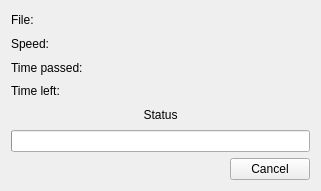
<?xml version="1.0" encoding="UTF-8"?>
<ui version="4.0">
 <class>ProgressWindow</class>
 <widget class="QWidget" name="ProgressWindow">
  <property name="geometry">
   <rect>
    <x>0</x>
    <y>0</y>
    <width>321</width>
    <height>191</height>
   </rect>
  </property>
  <property name="windowTitle">
   <string>Form</string>
  </property>
  <layout class="QGridLayout" name="gridLayout">
   <item row="0" column="0" colspan="2">
    <widget class="QLabel" name="label_file">
     <property name="text">
      <string>File:</string>
     </property>
    </widget>
   </item>
   <item row="1" column="0" colspan="2">
    <widget class="QLabel" name="label_speed">
     <property name="text">
      <string>Spееd:</string>
     </property>
    </widget>
   </item>
   <item row="3" column="0" colspan="2">
    <widget class="QLabel" name="label_time_left">
     <property name="text">
      <string>Time left:</string>
     </property>
    </widget>
   </item>
   <item row="4" column="0" colspan="2">
    <widget class="QLabel" name="label_status">
     <property name="text">
      <string>Status</string>
     </property>
     <property name="alignment">
      <set>Qt::AlignCenter</set>
     </property>
    </widget>
   </item>
   <item row="5" column="0" colspan="2">
    <widget class="QProgressBar" name="progressBar">
     <property name="value">
      <number>0</number>
     </property>
     <property name="format">
      <string/>
     </property>
    </widget>
   </item>
   <item row="6" column="0">
    <spacer name="horizontalSpacer">
     <property name="orientation">
      <enum>Qt::Horizontal</enum>
     </property>
     <property name="sizeHint" stdset="0">
      <size>
       <width>40</width>
       <height>20</height>
      </size>
     </property>
    </spacer>
   </item>
   <item row="6" column="1">
    <widget class="QPushButton" name="pushButton">
     <property name="text">
      <string>Cancel</string>
     </property>
    </widget>
   </item>
   <item row="2" column="0" colspan="2">
    <widget class="QLabel" name="label_time_passed">
     <property name="text">
      <string>Time passed:</string>
     </property>
    </widget>
   </item>
  </layout>
 </widget>
 <resources/>
 <connections/>
</ui>
